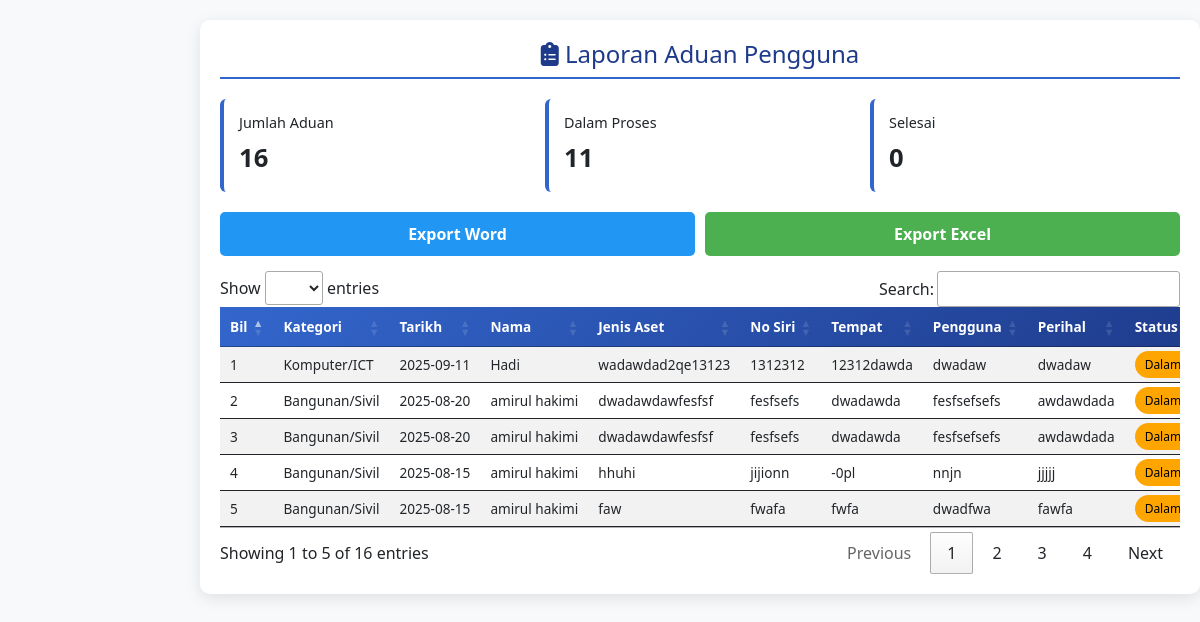
Page /laporan_admin.php on the committed database.
### tables this page shows
CREATE TABLE IF NOT EXISTS `tbl_semakan` (
  `no_id` int NOT NULL AUTO_INCREMENT,
  `role` varchar(50) DEFAULT NULL,
  `jenis_aset` varchar(255) DEFAULT NULL,
  `no_siri` varchar(50) DEFAULT NULL,
  `tempat_rosak` varchar(255) DEFAULT NULL,
  `userterakhir` varchar(255) DEFAULT NULL,
  `ulasan` varchar(500) DEFAULT NULL,
  `nama` varchar(255) DEFAULT NULL,
  `emel` varchar(255) DEFAULT NULL,
  `tarikh_rosak` varchar(50) DEFAULT NULL,
  `lulus_jabatan` varchar(255) DEFAULT 'Dalam Proses',
  `image` varchar(266) DEFAULT NULL,
  `tarikh` varchar(50) DEFAULT NULL,
  `bppa` varchar(50) DEFAULT NULL,
  `kosdahulu` varchar(50) DEFAULT NULL,
  `anggarankos` varchar(50) DEFAULT NULL,
  `syorulasan` longtext,
  `pic` varchar(50) DEFAULT NULL,
  `tarikhbppa` varchar(50) DEFAULT NULL,
  `kelulusan` varchar(50) DEFAULT NULL,
  `ulasantpo` longtext,
  `tarikhtpo` varchar(50) DEFAULT NULL,
  PRIMARY KEY (`no_id`) USING BTREE
);

### laporan_admin.php (the view, shortened to what this page needs)
<!DOCTYPE html>
<html lang="en">
<head>
<link href="https://cdn.jsdelivr.net/npm/bootstrap@5.2.2/dist/css/bootstrap.min.css" rel="stylesheet">
<link href="https://cdn.datatables.net/1.13.6/css/jquery.dataTables.min.css" rel="stylesheet">
<link href="https://cdn.datatables.net/responsive/2.5.0/css/responsive.dataTables.min.css" rel="stylesheet">
<link href="https://cdnjs.cloudflare.com/ajax/libs/font-awesome/6.4.0/css/all.min.css" rel="stylesheet">
</head>
<body>
<section class="container-card">
<div class="page-header">
    <h2><i class="fas fa-clipboard-list"></i> Laporan Aduan Pengguna</h2>
</div>
<div class="stats-row">
<?php include('db.php'); ?>
<div class="stat-card">
<h4>Jumlah Aduan</h4>
<div class="number">
<?php
$q = mysqli_query($conn,"SELECT COUNT(*) total FROM tbl_semakan");
echo mysqli_fetch_assoc($q)['total'];
?>
</div>
</div>
<div class="stat-card">
<h4>Dalam Proses</h4>
<div class="number">
<?php
$q = mysqli_query($conn,"SELECT COUNT(*) total FROM tbl_semakan WHERE lulus_jabatan='Dalam Proses'");
echo mysqli_fetch_assoc($q)['total'];
?>
</div>
</div>
<div class="stat-card">
<h4>Selesai</h4>
<div class="number">
<?php
$q = mysqli_query($conn,"SELECT COUNT(*) total FROM tbl_semakan WHERE lulus_jabatan='Selesai'");
echo mysqli_fetch_assoc($q)['total'];
?>
</div>
</div>
</div>
<div class="action-buttons">
<button class="btn-export btn-word">Export Word</button>
<button class="btn-export btn-excel">Export Excel</button>
</div>
<div class="table-responsive">
<table id="aduanTable" class="table table-striped nowrap" style="width:100%">
<thead>
<tr>
<th>Bil</th>
<th>Kategori</th>
<th>Tarikh</th>
<th>Nama</th>
<th>Jenis Aset</th>
<th>No Siri</th>
<th>Tempat</th>
<th>Pengguna</th>
<th>Perihal</th>
<th>Status</th>
</tr>
</thead>
<tbody>
<?php
$sql = mysqli_query($conn,"SELECT * FROM tbl_semakan ORDER BY tarikh_rosak DESC");
$i=1;
while($row = mysqli_fetch_assoc($sql)){
$status = $row['lulus_jabatan'];
$class = ($status=="Dalam Proses") ? "status-pending" :
         (($status=="Selesai") ? "status-approved" : "status-rejected");
?>
<tr>
<td><?= $i++ ?></td>
<td><?= htmlspecialchars($row['role']) ?></td>
<td><?= $row['tarikh_rosak'] ?></td>
<td><?= $row['nama'] ?></td>
<td><?= $row['jenis_aset'] ?></td>
<td><?= $row['no_siri'] ?></td>
<td><?= $row['tempat_rosak'] ?></td>
<td><?= $row['userterakhir'] ?></td>
<td><?= $row['ulasan'] ?></td>
<td><span class="status-badge <?= $class ?>"><?= $status ?></span></td>
</tr>
<?php } ?>
</tbody>
</table>
</div>
</section>
</body>
</html>

### laporan_admin.php (style rules this page uses)
:root { --primary: #3366CC; --dark: #1E3A8A; --light: #F8F9FA; }
body { background: var(--light); font-family: 'Segoe UI', sans-serif; }
.container-card { max-width: 1400px; margin: 20px auto; background: #fff; padding: 20px; border-radius: 10px; box-shadow: 0 4px 15px rgba(0, 0, 0, 0.1); margin-left: 200px; }
.page-header { text-align: center; border-bottom: 2px solid var(--primary); margin-bottom: 20px; }
.page-header h2 { font-size: 1.5rem; color: var(--dark); }
.stats-row { display: flex; gap: 15px; margin-bottom: 20px; flex-wrap: wrap; }
.stat-card { flex: 1; min-width: 200px; background: #fff; padding: 15px; border-left: 4px solid var(--primary); border-radius: 6px; }
.stat-card h4 { font-size: 0.9rem; }
.stat-card .number { font-size: 1.6rem; font-weight: bold; }
.action-buttons { display: flex; gap: 10px; margin-bottom: 15px; }
.btn-export { flex: 1; padding: 10px; border: none; color: white; font-weight: bold; border-radius: 5px; }
.btn-word { background: #2196F3; }
.btn-excel { background: #4CAF50; }
.table thead { background: linear-gradient(135deg, var(--primary), var(--dark)); color: white; }
.table th, .table td { white-space: nowrap; font-size: 0.85rem; }
.status-badge { padding: 5px 10px; border-radius: 20px; font-size: 0.75rem; }
.status-pending { background: orange; color: #000; }

### rows in the picture
tbl_semakan: role "Komputer/ICT", tarikh_rosak "2025-09-11", nama "Hadi", jenis_aset "wadawdad2qe13123", no_siri "1312312", tempat_rosak "12312dawda", userterakhir "dwadaw", ulasan "dwadaw", lulus_jabatan "Dalam…"
tbl_semakan: role "Bangunan/Sivil", tarikh_rosak "2025-08-20", nama "amirul hakimi", jenis_aset "dwadawdawfesfsf", no_siri "fesfsefs", tempat_rosak "dwadawda", userterakhir "fesfsefsefs", ulasan "awdawdada", lulus_jabatan "Dalam…"
tbl_semakan: role "Bangunan/Sivil", tarikh_rosak "2025-08-20", nama "amirul hakimi", jenis_aset "dwadawdawfesfsf", no_siri "fesfsefs", tempat_rosak "dwadawda", userterakhir "fesfsefsefs", ulasan "awdawdada", lulus_jabatan "Dalam…"
tbl_semakan: role "Bangunan/Sivil", tarikh_rosak "2025-08-15", nama "amirul hakimi", jenis_aset "hhuhi", no_siri "jijionn", tempat_rosak "-0pl", userterakhir "nnjn", ulasan "jjjjj", lulus_jabatan "Dalam…"
tbl_semakan: role "Bangunan/Sivil", tarikh_rosak "2025-08-15", nama "amirul hakimi", jenis_aset "faw", no_siri "fwafa", tempat_rosak "fwfa", userterakhir "dwadfwa", ulasan "fawfa", lulus_jabatan "Dalam…"

### other values in the picture
mysqli_fetch_assoc($q)['total'] "16"
mysqli_fetch_assoc($q)['total'] "11"
mysqli_fetch_assoc($q)['total'] "0"
